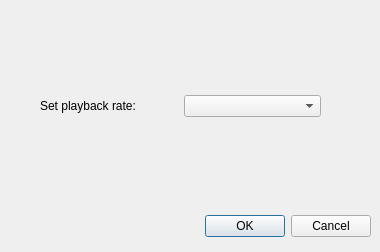
<?xml version="1.0" encoding="UTF-8"?>
<ui version="4.0">
 <class>playbackDialog</class>
 <widget class="QDialog" name="playbackDialog">
  <property name="geometry">
   <rect>
    <x>0</x>
    <y>0</y>
    <width>380</width>
    <height>252</height>
   </rect>
  </property>
  <property name="windowTitle">
   <string>Dialog</string>
  </property>
  <widget class="QDialogButtonBox" name="buttonBox">
   <property name="geometry">
    <rect>
     <x>30</x>
     <y>210</y>
     <width>341</width>
     <height>32</height>
    </rect>
   </property>
   <property name="orientation">
    <enum>Qt::Horizontal</enum>
   </property>
   <property name="standardButtons">
    <set>QDialogButtonBox::Cancel|QDialogButtonBox::Ok</set>
   </property>
  </widget>
  <widget class="QWidget" name="">
   <property name="geometry">
    <rect>
     <x>40</x>
     <y>90</y>
     <width>281</width>
     <height>32</height>
    </rect>
   </property>
   <layout class="QHBoxLayout" name="horizontalLayout">
    <item>
     <widget class="QLabel" name="label">
      <property name="text">
       <string>Set playback rate:</string>
      </property>
     </widget>
    </item>
    <item>
     <widget class="QComboBox" name="comboBox"/>
    </item>
   </layout>
  </widget>
 </widget>
 <resources/>
 <connections>
  <connection>
   <sender>buttonBox</sender>
   <signal>accepted()</signal>
   <receiver>playbackDialog</receiver>
   <slot>accept()</slot>
   <hints>
    <hint type="sourcelabel">
     <x>248</x>
     <y>254</y>
    </hint>
    <hint type="destinationlabel">
     <x>157</x>
     <y>274</y>
    </hint>
   </hints>
  </connection>
  <connection>
   <sender>buttonBox</sender>
   <signal>rejected()</signal>
   <receiver>playbackDialog</receiver>
   <slot>reject()</slot>
   <hints>
    <hint type="sourcelabel">
     <x>316</x>
     <y>260</y>
    </hint>
    <hint type="destinationlabel">
     <x>286</x>
     <y>274</y>
    </hint>
   </hints>
  </connection>
 </connections>
</ui>
